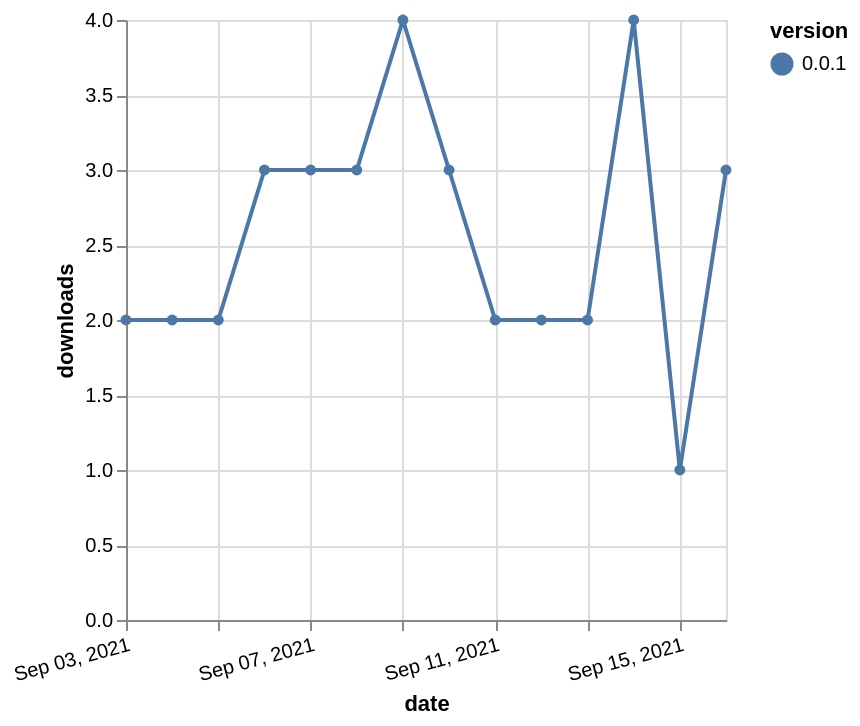

Describe this chart as a Vega-Lite specification.
### Vega-Lite specification from a JSON file in a GitHub repository (floating-point values rounded to 4 significant figures)
{"$schema": "https://vega.github.io/schema/vega-lite/v5.json", "description": "A simple bar chart with embedded data.", "data": {"values": [{"date": "2021-09-03", "total": 1364, "delta": 2, "version": "0.0.1"}, {"date": "2021-09-04", "total": 1366, "delta": 2, "version": "0.0.1"}, {"date": "2021-09-05", "total": 1368, "delta": 2, "version": "0.0.1"}, {"date": "2021-09-06", "total": 1371, "delta": 3, "version": "0.0.1"}, {"date": "2021-09-07", "total": 1374, "delta": 3, "version": "0.0.1"}, {"date": "2021-09-08", "total": 1377, "delta": 3, "version": "0.0.1"}, {"date": "2021-09-09", "total": 1381, "delta": 4, "version": "0.0.1"}, {"date": "2021-09-10", "total": 1384, "delta": 3, "version": "0.0.1"}, {"date": "2021-09-11", "total": 1386, "delta": 2, "version": "0.0.1"}, {"date": "2021-09-12", "total": 1388, "delta": 2, "version": "0.0.1"}, {"date": "2021-09-13", "total": 1390, "delta": 2, "version": "0.0.1"}, {"date": "2021-09-14", "total": 1394, "delta": 4, "version": "0.0.1"}, {"date": "2021-09-15", "total": 1395, "delta": 1, "version": "0.0.1"}, {"date": "2021-09-16", "total": 1398, "delta": 3, "version": "0.0.1"}]}, "width": "container", "mark": {"type": "line", "point": {"filled": true}}, "encoding": {"x": {"field": "date", "type": "temporal", "timeUnit": "yearmonthdate", "title": "date", "axis": {"labelAngle": -15}}, "y": {"field": "delta", "type": "quantitative", "title": "downloads"}, "color": {"field": "version", "type": "nominal"}, "tooltip": {"field": "delta"}}}
